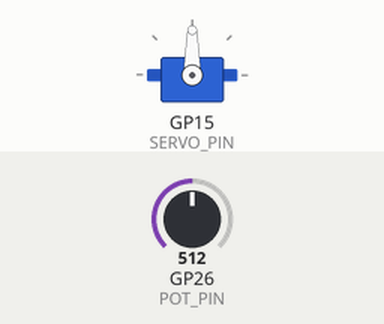
Simulated run of this sketch. Board: Raspberry Pi Pico. On the bench: servo. Inputs (shaded band) come from the test bench; at power-on: GP26 (POT_PIN) = 512. What the sketch prints to the serial monitor is not drawn.

Above: at 1.2 s.
1.3 s: GP26 (POT_PIN) set to 716
At 2.1 s:
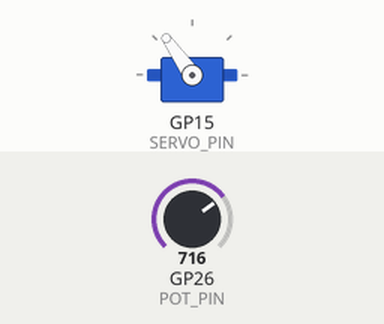
2.8 s: GP26 (POT_PIN) set to 900
At 3.8 s:
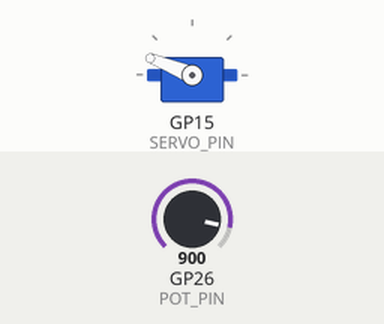
4.3 s: GP26 (POT_PIN) set to 1023
At 4.8 s:
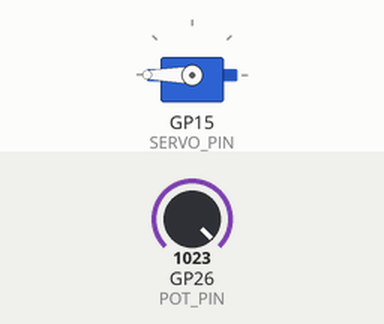
5.8 s: GP26 (POT_PIN) set to 306
At 7.0 s:
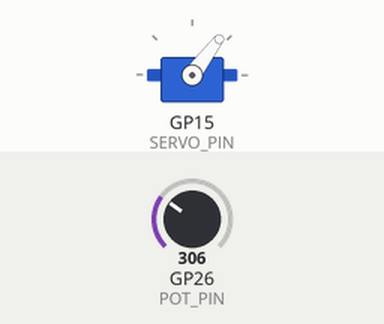
7.3 s: GP26 (POT_PIN) set to 122
At 8.2 s:
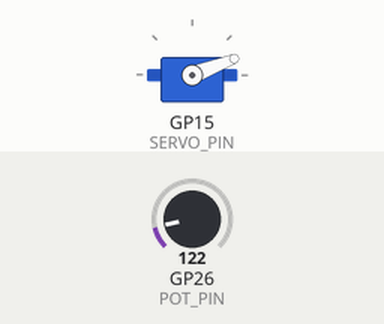
Timing chart, 0 to 9.8 s (numbered marks = the images above; inputs shaded):
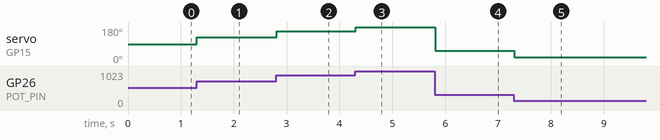

Measured:
- after the input at 1.3 s, servo on GP15 (SERVO_PIN): 90° → 125° at once
- after the input at 2.8 s, servo on GP15 (SERVO_PIN): 125° → 158° at once
- after the input at 4.3 s, servo on GP15 (SERVO_PIN): 158° → 180° at once
- after the input at 5.8 s, servo on GP15 (SERVO_PIN): 180° → 53° at once
- after the input at 7.3 s, servo on GP15 (SERVO_PIN): 53° → 21° at once

The sketch:

sketch.ino
```cpp
// ------------------------------------------------------------
// Project 12 - Servo + Potentiometer
// Turn the knob and the servo follows: a classic
// "read sensor -> convert -> act" control loop.
//
// Wiring:
//   Potentiometer SIG -> GP26 / A0 (Physical Pin 31)
//   Potentiometer VCC -> 3V3       (Physical Pin 36)
//   Potentiometer GND -> GND       (Physical Pin 8)
//   Servo PWM (signal) -> GP15     (Physical Pin 20)
//   Servo V+           -> 3V3      (Physical Pin 36)
//   Servo GND          -> GND      (Physical Pin 3)
// ------------------------------------------------------------

#include <Servo.h>

const int POT_PIN = A0;      // analog input = GP26, physical pin 31
const int SERVO_PIN = 15;    // GP15, physical pin 20

Servo myServo;

void setup() {
  myServo.attach(SERVO_PIN);   // connect the library to GP15
  Serial.begin(115200);
  Serial.println("Turn the knob to move the servo!");
}

void loop() {
  // 1. Read the knob (0..1023)
  int rawValue = analogRead(POT_PIN);

  // 2. Convert to an angle (0..180 degrees)
  int angle = map(rawValue, 0, 1023, 0, 180);

  // 3. Command the servo
  myServo.write(angle);

  // 4. Small pause so the servo can keep up with fast turns
  delay(15);
}
```
